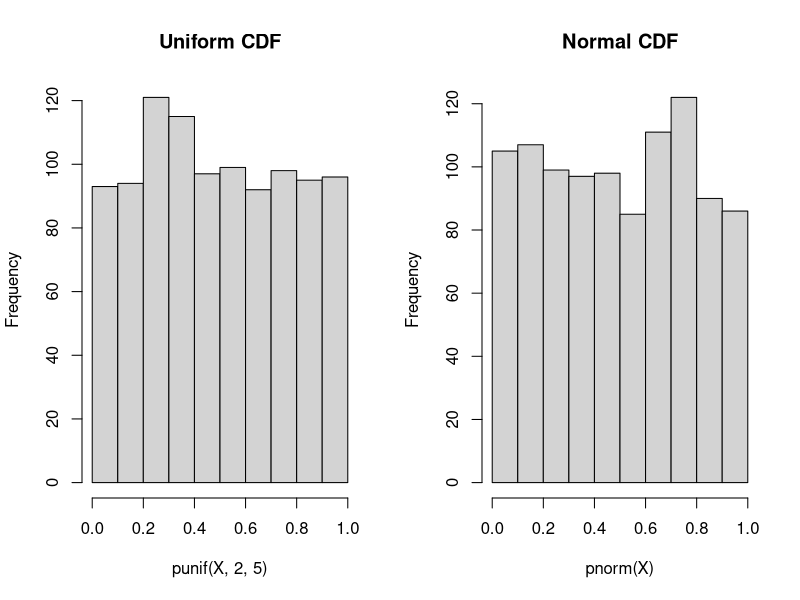
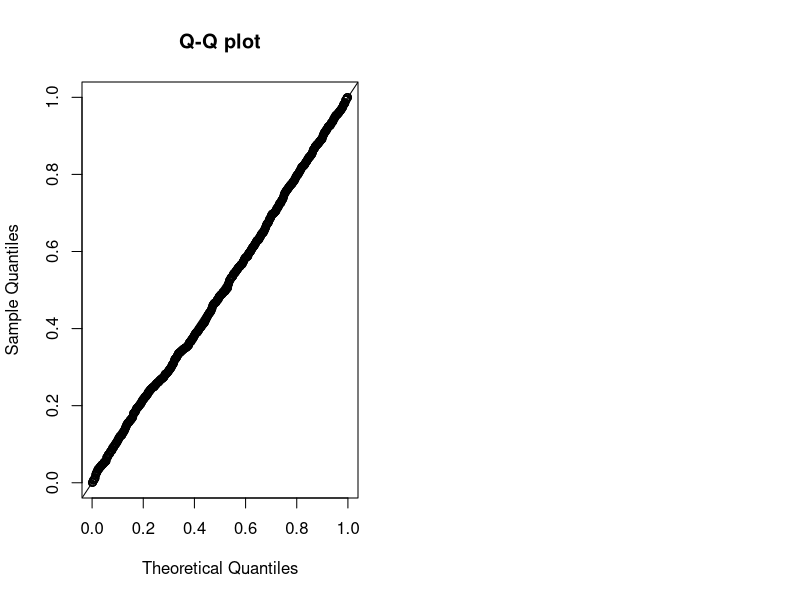
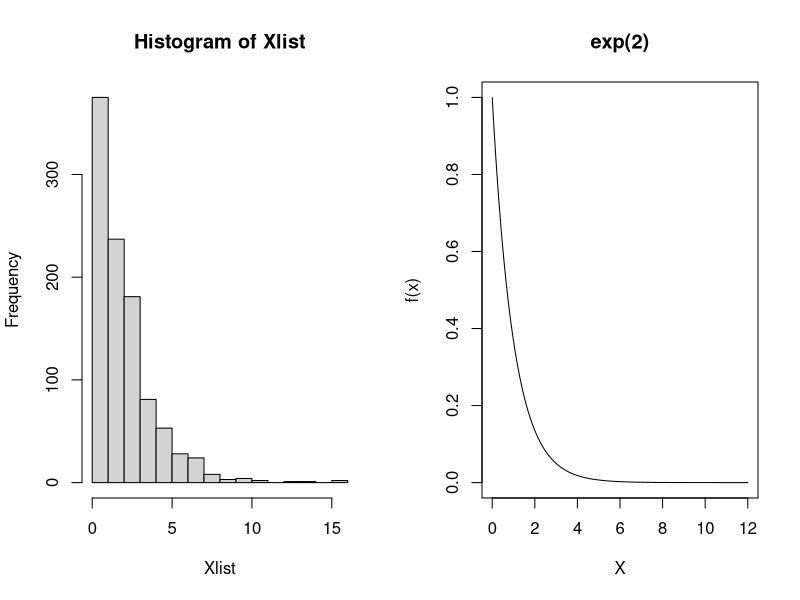
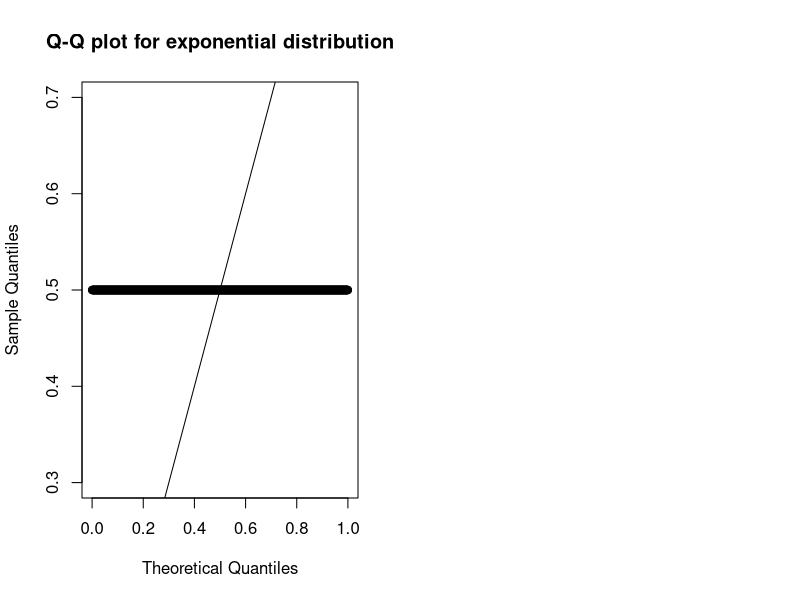
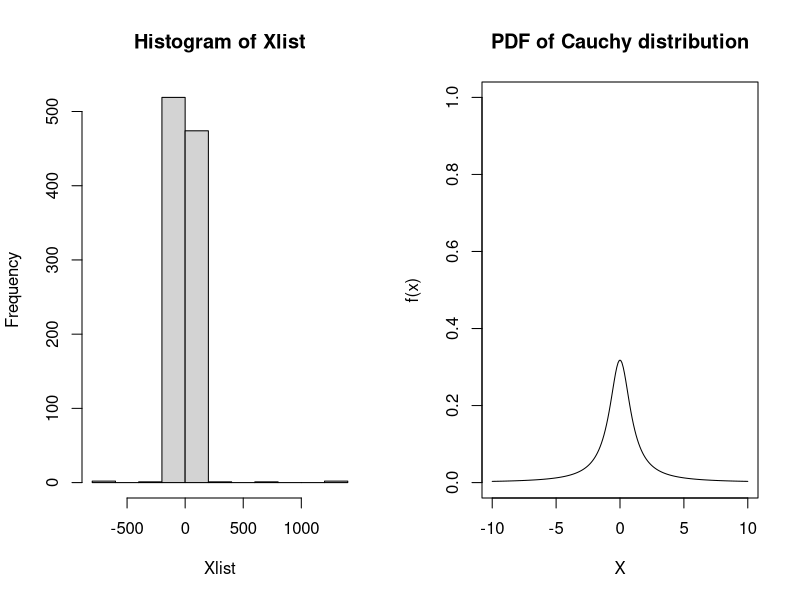
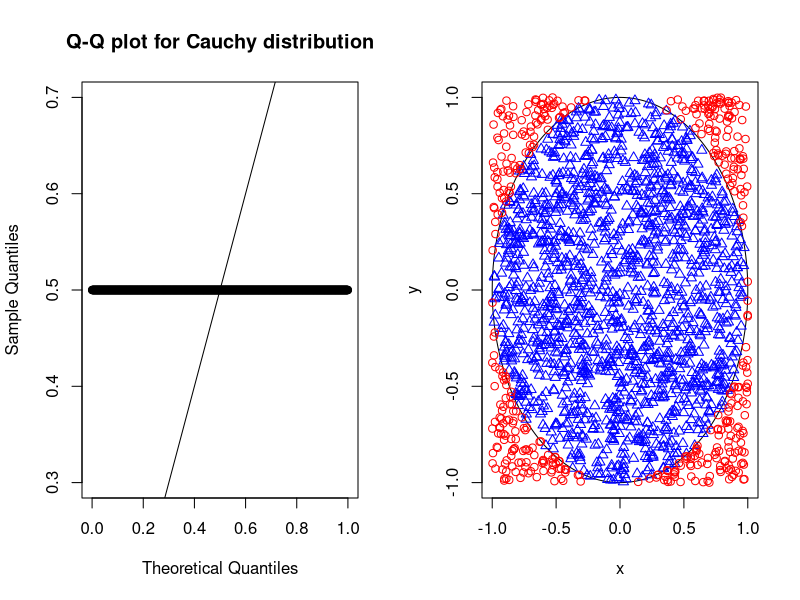
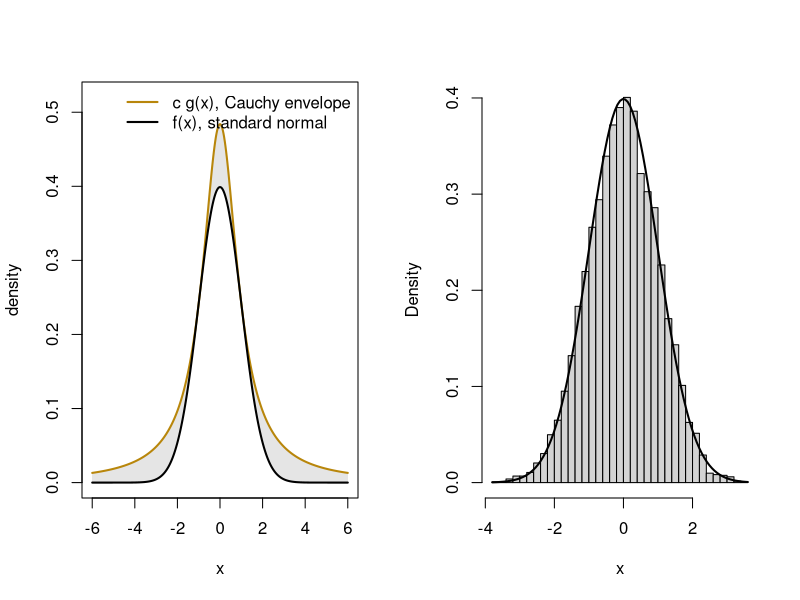
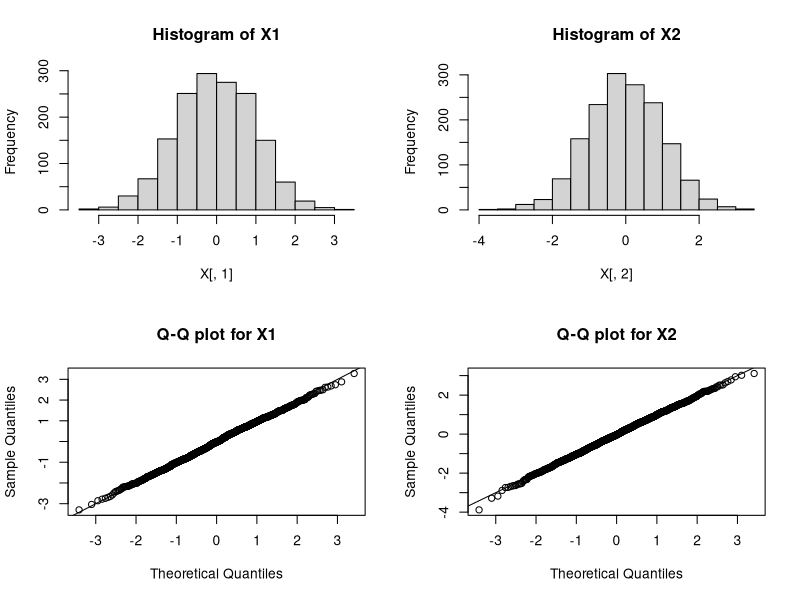

These figures' R source, in order:
## ---- chunk 1
(u <- runif(1))
## ---- chunk 2
set.seed(5400)
(u <- runif(1))
## ---- chunk 3
set.seed(5400)
length(.Random.seed)
head(.Random.seed)
## ---- chunk 4
set.seed(5400)
(u1 <- runif(1, 1, 5))
## ---- chunk 5
set.seed(5400)
(u2 <- runif(1) * 4 + 1)
## ---- chunk 6
help(runif)
## ---- chunk 7
set.seed(5400)
(ulist <- runif(5, 1, 5))
## ---- chunk 8
set.seed(5400)
ulist <- rep(NA, 5)
for (i in seq(5)) {
  ulist[i] <- runif(1, 1, 5)
}
ulist
## ---- chunk 9
set.seed(5400)
# generate U1, U2, ..., U100
ulist <- runif(100, 0, 1)
## ---- chunk 10
# population mean is 1/2
mean(ulist)
## ---- chunk 11
# population variance is 1/12 = 0.0833
var(ulist)
## ---- chunk 12
par(mfrow = c(1, 2))
X <- runif(1000, 2, 5)
hist(punif(X, 2, 5), main = "Uniform CDF")
X <- rnorm(1000)
hist(pnorm(X), main = "Normal CDF")
## ---- chunk 13
set.seed(5400)
ulist <- runif(1000, 0, 1)
plot(qunif(ppoints(1000)), sort(ulist),
  xlab = "Theoretical Quantiles",
  ylab = "Sample Quantiles", main = "Q-Q plot")
abline(0, 1)
## ---- chunk 14
# Generate Bern(0.4)
Y <- as.numeric(runif(1) < 0.4)
Y
## ---- chunk 15
set.seed(5400)
# Generate Y1, ..., Y100 ~ Bern(0.4)
Ylist <- as.numeric(runif(100) < 0.4)
## ---- chunk 16
# population mean is 0.4
mean(Ylist)
## ---- chunk 17
# population variance is 0.4 * 0.6 = 0.24
var(Ylist)
## ---- chunk 18
set.seed(5400)
# Generate X ~ Bin(100, 0.4)
X <- sum(runif(100) < 0.4)
X
## ---- chunk 19
rbinom(1, 100, 0.4)
# rbinom(n, size, prob).
# n is the number of observations.
# size is the number of trials.
## ---- chunk 20
set.seed(5400)
# Generate X1, ..., X1000 ~ exp(2)
Ulist <- runif(1000, 0, 1)
Xlist <- -2 * log(Ulist)
Xlist[1:3]
## ---- chunk 21
mean(Xlist)
var(Xlist)
## ---- chunk 22
par(mfrow = c(1, 2))
hist(Xlist)
xs <- seq(0.001, 12, len = 200)
plot(xs, dexp(xs, rate = 1),        # <- change this line
  type = "l", ylim = c(0, 1),
  xlab = "X", main = "exp(2)", ylab = "f(x)")
## ---- chunk 23
probs <- ppoints(1000)
plot(probs, rep(0.5, 1000),         # <- change this line
  xlab = "Theoretical Quantiles", ylab = "Sample Quantiles",
  main = "Q-Q plot for exponential distribution")
abline(0, 1)
## ---- chunk 24
set.seed(5400)
Xlist <- rexp(1000, rate = 1/2)
Xlist[1:3]
## ---- chunk 25
mean(Xlist)
var(Xlist)
## ---- chunk 26
set.seed(5400)
head(-2 * log(runif(3)))
set.seed(5400)
head(rexp(3, rate = 1/2))
## ---- chunk 27
set.seed(5400)
# Generate X1, ..., X1000 ~ Cauchy
Ulist <- runif(1000, 0, 1)
Xlist <- tan(pi * (Ulist - 0.5))
## ---- chunk 28
par(mfrow = c(1, 2))
hist(Xlist)
xs <- seq(-10, 10, len = 200)
plot(xs, dcauchy(xs), type = "l", ylim = c(0, 1),
  xlab = "X", main = "PDF of Cauchy distribution", ylab = "f(x)")
## ---- chunk 29
probs <- ppoints(1000)
plot(probs, rep(0.5, 1000),         # <- change this line
  xlab = "Theoretical Quantiles",
  ylab = "Sample Quantiles",
  main = "Q-Q plot for Cauchy distribution")
abline(0, 1)
## ---- chunk 30
set.seed(5400)
mean(rcauchy(10000))
mean(rcauchy(10000))
mean(rcauchy(10000))
## ---- chunk 31
words <- c("reject", "accept", "retain")
p <- c(0.665, 0.245, 0.090)

set.seed(5400)
u <- runif(1)
words[findInterval(u, cumsum(p)) + 1]   # one uniform, one word
## ---- chunk 32
# 10,000 draws: the frequencies match p
u <- runif(10000)
table(words[findInterval(u, cumsum(p)) + 1]) / 10000
## ---- chunk 33
set.seed(5400)
n <- 2000    # total samples
# Each row is a pair of V1 and V2. n rows in total.
dat <- matrix(runif(n * 2, -1, 1), n, 2)
# Accept if V_1^2 + V_2^2 <= 1.
accept <- (dat[, 1]^2 + dat[, 2]^2) <= 1
## ---- chunk 34
mean(accept)   # which is about pi/4
pi / 4
## ---- chunk 35
# Accepted pairs of V1 and V2
V <- dat[accept, ]
# Rejected pairs of V1 and V2
V_out <- dat[!accept, ]
## ---- chunk 36
# draw a circle
theta <- seq(0, 2 * pi, len = 1000)
plot(cbind(sin(theta), cos(theta)),
  type = "l", xlab = "x", ylab = "y")
points(V, pch = 2, col = "blue")      # Accepted pairs
points(V_out, pch = 1, col = "red")   # Rejected pairs
## ---- chunk 37
c_bound <- optimize(function(x) dnorm(x) / dcauchy(x),
                    c(-3, 3), maximum = TRUE)$objective
c_bound
## ---- chunk 38
xs <- seq(-6, 6, length = 400)
plot(xs, c_bound * dcauchy(xs), type = "n",
  xlab = "x", ylab = "density", ylim = c(0, 0.52))
polygon(c(xs, rev(xs)),
  c(c_bound * dcauchy(xs), rev(dnorm(xs))),
  col = "gray90", border = NA)          # rejected
lines(xs, c_bound * dcauchy(xs), lwd = 2, col = "#b8860b")
lines(xs, dnorm(xs), lwd = 2)
legend("topright", bty = "n", lwd = 2,
  col = c("#b8860b", "black"),
  legend = c("c g(x), Cauchy envelope", "f(x), standard normal"))
## ---- chunk 39
set.seed(5400)
n <- 1e4
Y <- rcauchy(n)
U <- runif(n)
keep <- U <= dnorm(Y) / (c_bound * dcauchy(Y))

mean(keep)      # close to 1 / c_bound
1 / c_bound
## ---- chunk 40
X <- Y[keep]
hist(X, breaks = 40, freq = FALSE, main = "", xlab = "x")
curve(dnorm(x), add = TRUE, lwd = 2)
## ---- chunk 41
# an OK code
Rsq <- V[, 1]^2 + V[, 2]^2
m <- sqrt(-(2 * log(Rsq)) / (Rsq))
X <- m * V
## ---- chunk 42
# a better code
Rsq <- V[, 1]^2 + V[, 2]^2
ok <- Rsq > 0               # drop a pair that is exactly (0, 0)
m <- sqrt(-(2 * log(Rsq[ok])) / Rsq[ok])
X <- m * V[ok, ]
## ---- chunk 43
par(mfrow = c(2, 2))
# histograms
hist(X[, 1], main = "Histogram of X1")
hist(X[, 2], main = "Histogram of X2")
# Q-Q plots
probs <- ppoints(NROW(X))
plot(qnorm(probs), sort(X[, 1]),
  xlab = "Theoretical Quantiles",
  ylab = "Sample Quantiles", main = "Q-Q plot for X1")
abline(0, 1)
plot(qnorm(probs), sort(X[, 2]),
  xlab = "Theoretical Quantiles",
  ylab = "Sample Quantiles", main = "Q-Q plot for X2")
abline(0, 1)
## ---- chunk 44
newX <- X[, 1] * 2 + 4
dat_quant <- sort(newX)
thr_quant <- qnorm(ppoints(length(newX)))
plot(thr_quant, dat_quant,
  xlab = "Theoretical Quantiles",
  ylab = "Sample Quantiles",
  main = "Q-Q plot for X ~ N(4, 4)")
abline(a = 4, b = 2) # a = intercept; b = slope
## ---- chunk 45
qqnorm(newX)
qqline(newX)
## ---- chunk 46
set.seed(5400)
qnorm(runif(1))
## ---- chunk 47
set.seed(5400)
rnorm(1)
## ---- chunk 48
Y <- V[, 1] / V[, 2]
summary(Y)
## ---- chunk 49
set.seed(5400)
Zlist <- rnorm(10)
Y <- sum(Zlist^2)
Y
## ---- chunk 50
curve(dnorm(x, 0, 1), xlim = c(-3, 3),
  main = "Normal and t",
  xlab = "X", ylab = "f(x)", lwd = 3, lty = 1)
curve(dt(x, 1), xlim = c(-3, 3), add = TRUE, lty = 2, col = "red")
curve(dt(x, 2), xlim = c(-3, 3), add = TRUE, lty = 3, col = "blue")
curve(dt(x, 5), xlim = c(-3, 3), add = TRUE, lty = 4, col = "green")
abline(h = 0)
legend("topright",
  c("normal", "t(1)", "t(2)", "t(5)"),
  lty = 1:4,
  col = c("black", "red", "blue", "green"))
## ---- chunk 51
set.seed(5400)
# sample size and dimension
n <- 1000
p <- 5
# var-covariance matrix
Sigma <- matrix(0.5, p, p)
diag(Sigma) <- 1
mu <- seq(p)   # mean vector
## ---- chunk 52
# eigen-decomposition
eig <- eigen(Sigma)
Sigma.sqrt <- eig$vectors %*%
  tcrossprod(diag(sqrt(eig$values)), eig$vectors)
## ---- chunk 53
Z <- rnorm(p)
X <- mu + Sigma.sqrt %*% Z
X
## ---- chunk 54
set.seed(5400)
# each row of Z is from N(0, 1)
Z <- matrix(rnorm(n * p), n, p)
# each row of X is from N(mu, Sigma)
X <- tcrossprod(rep(1, n), mu) + Z %*% Sigma.sqrt
## ---- chunk 55
(Xbar <- colMeans(X))
## ---- chunk 56
(S <- cov(X))
## ---- chunk 57
set.seed(5400)
Z <- rnorm(p)
X <- mu + Sigma.sqrt %*% Z
X[1:2]
## ---- chunk 58
set.seed(5400)
library(mvtnorm)
X <- rmvnorm(n = 1, mean = mu, sigma = Sigma)
X[1:2]
